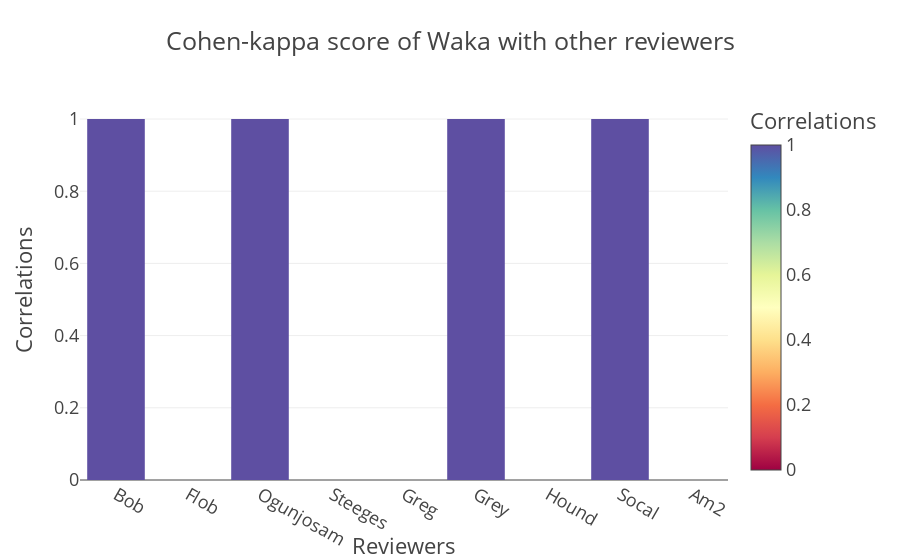

The code cell stored with this chart in its notebook:
### Code cell
px.bar(data_frame=df, 
      x= "Reviewers",
      y="Correlations",
      color="Correlations",
       template="presentation",
      color_continuous_scale=px.colors.diverging.Spectral,
       title="Cohen-kappa score of Waka with other reviewers",
      #width=500
      )

### Figure 1 — Plotly figure (JSON) as saved in the notebook; plotly's stock layout.template omitted (floating-point values rounded to 4 significant figures)
{"data": [{"alignmentgroup": "True", "hovertemplate": "Reviewers=%{x}<br>Correlations=%{marker.color}<extra></extra>", "legendgroup": "", "marker": {"color": [1, 0, 1, null, 0, 1, null, 1, 0], "coloraxis": "coloraxis", "pattern": {"shape": ""}}, "name": "", "offsetgroup": "", "orientation": "v", "showlegend": false, "textposition": "auto", "type": "bar", "x": ["Bob", "Flob", "Ogunjosam", "Steeges", "Greg", "Grey", "Hound", "Socal", "Am2"], "xaxis": "x", "y": [1, 0, 1, null, 0, 1, null, 1, 0], "yaxis": "y"}], "layout": {"barmode": "relative", "coloraxis": {"colorbar": {"title": {"text": "Correlations"}}, "colorscale": [[0, "rgb(158,1,66)"], [0.1, "rgb(213,62,79)"], [0.2, "rgb(244,109,67)"], [0.3, "rgb(253,174,97)"], [0.4, "rgb(254,224,139)"], [0.5, "rgb(255,255,191)"], [0.6, "rgb(230,245,152)"], [0.7, "rgb(171,221,164)"], [0.8, "rgb(102,194,165)"], [0.9, "rgb(50,136,189)"], [1, "rgb(94,79,162)"]]}, "legend": {"tracegroupgap": 0}, "title": {"text": "Cohen-kappa score of Waka with other reviewers"}, "xaxis": {"anchor": "y", "domain": [0, 1], "title": {"text": "Reviewers"}}, "yaxis": {"anchor": "x", "domain": [0, 1], "title": {"text": "Correlations"}}}}
